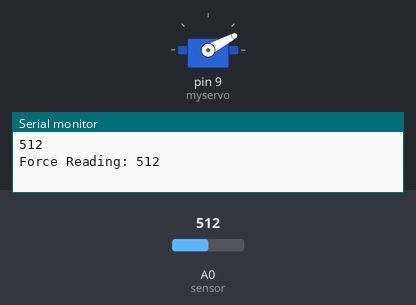
This sketch was run on a simulated Arduino Uno, built with avr-gcc and run on an emulated ATmega328P. Shown: servo, the last lines printed to the serial monitor. The test bench sets the inputs (shaded band); at power-on: A0 (sensor) = 512.

Above: at 0.15 s.
At 1.5 s:
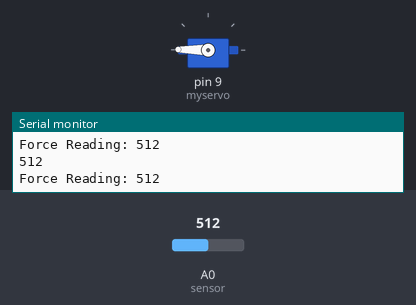
1.6 s: A0 (sensor) set to 105
3.1 s: A0 (sensor) set to 95
At 4.3 s:
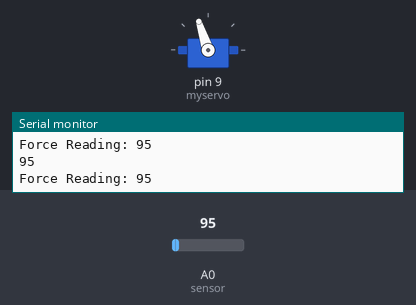
Timing chart, 0 to 6.1 s (numbered marks = the images above; inputs shaded):
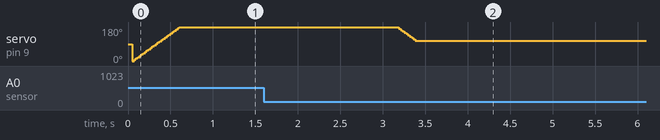

The sketch:

prosthetic_hand_final_20_AUG.ino
```cpp
#include <Servo.h>

Servo myservo;  // create servo object to control a servo

int pos = 0;    // variable to store the servo position
int x = 0;
void setup()
{
  myservo.attach(9);  // attaches the servo on pin 9 to the servo object
  Serial.begin(9600);
}

void loop()
{
  int FReading = analogRead(A0);      //force sensor input reading
  Serial.println(FReading);
  if (FReading > 99)
  {
    Serial.print("Force Reading: ");
    Serial.println(FReading);
    delay(50);
    exi(179);            // tell servo to go to position in variable 'pos'
    delay(100);                       // waits 15ms for the servo to reach the position
  }
  else
  {
    Serial.print("Force Reading: ");
    Serial.println(FReading);
    delay(50);
    exi(108);              // tell servo to go to position in variable 'pos'
    delay(100);                       // waits 15ms for the servo to reach the position
  }
}

void exi(int val) {
  if (x - val > 0)
    for (int i = x; i >= val; i--) {
      myservo.write(i);
      delay(3);
    }
  else if (val - x > 0)
    for (int i = x; i <= val; i++) {
      myservo.write(i);
      delay(3);
    }
  x = val;
}
```

Measured:
- the behaviour switches between 100 and 99 on A0 (sensor) (found by bisection; images 1 and 2)
- after the input at 3.1 s, servo on pin 9 (myservo): moves from 179° to 108° over 0.22 s, starting after 0.07 s
